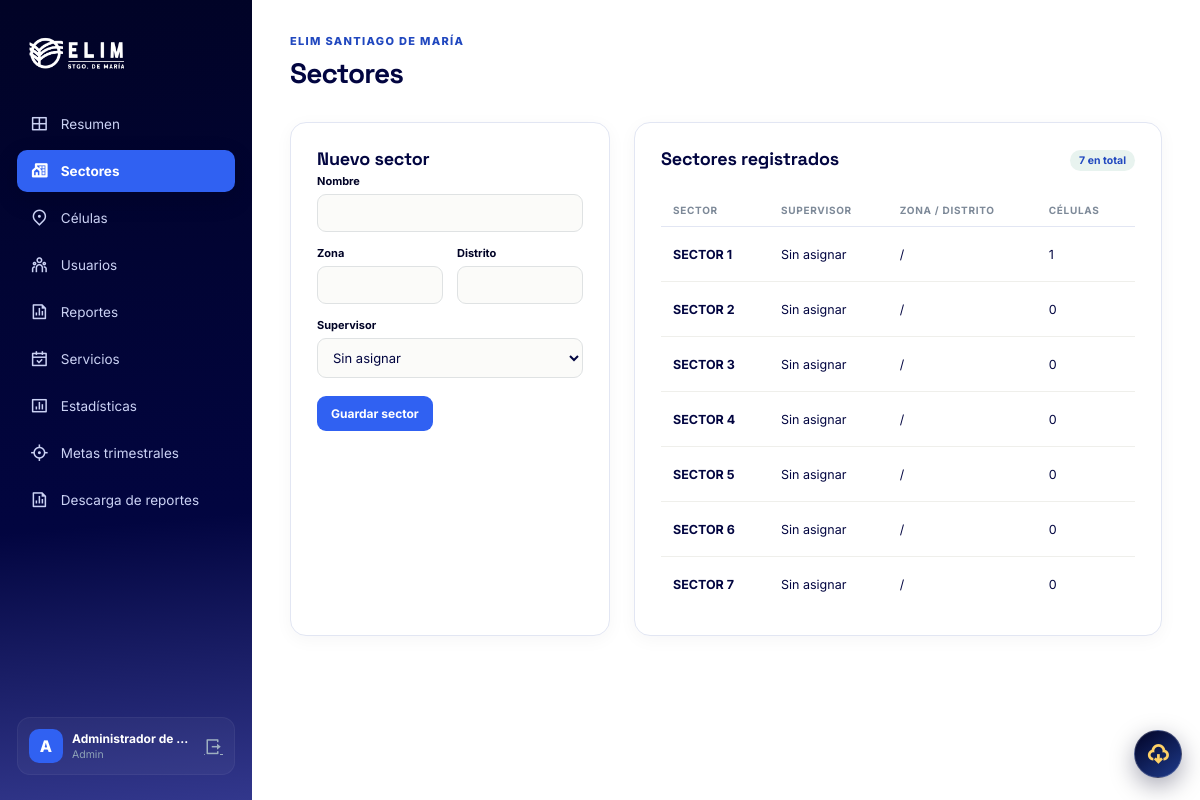
The app's page /admin/sectores.php (signed in) with its own data.
### tables this page shows
CREATE TABLE sectores (
    id INT UNSIGNED AUTO_INCREMENT PRIMARY KEY,
    nombre VARCHAR(100) NOT NULL,
    zona VARCHAR(20) NULL,
    distrito VARCHAR(20) NULL,
    supervisor_id INT UNSIGNED NULL,
    activo TINYINT(1) NOT NULL DEFAULT 1,
    creado_en TIMESTAMP NOT NULL DEFAULT CURRENT_TIMESTAMP,
    UNIQUE KEY uq_sector_nombre (nombre),
    UNIQUE KEY uq_sector_supervisor (supervisor_id),
    CONSTRAINT chk_sector_activo CHECK (activo IN (0, 1))
);

### admin/_bootstrap.php (called while the page is built, shortened)
<?php
require_once __DIR__ . "/../includes/auth.php";
require_once __DIR__ . "/../includes/funciones.php";
function abrirPaginaAdmin(
    string $seccion,
    string $titulo
): void {
    $actual = $seccion;
    require __DIR__ . "/../components/head.php";
    require __DIR__ . "/../components/sidebar.php";
    require __DIR__ . "/../components/top.php";
}
function cerrarPaginaAdmin(array $scripts = []): void
{
    require __DIR__ . "/../components/foot.php";
}

### includes/auth.php (called while the page is built, shortened)
<?php
function urlApp(string $ruta = ''): string
{
    static $base = null;
    if ($base === null) {
        $script = str_replace('\\', '/', $_SERVER['SCRIPT_NAME'] ?? '');
        $base = dirname($script);
        foreach (['/admin', '/lider', '/supervisor'] as $seccion) {
            if (str_ends_with($base, $seccion)) {
                $base = substr($base, 0, -strlen($seccion));
                break;
            }
        }
        $base = rtrim($base, '/');
    }
    return ($base === '' ? '' : $base) . '/' . ltrim($ruta, '/');
}

### includes/funciones.php (called while the page is built, shortened)
<?php
function e(mixed $valor): string
{
    return htmlspecialchars((string) $valor, ENT_QUOTES, "UTF-8");
}

### admin/sectores.php (the view, shortened to what this page needs)
<?php
require_once __DIR__ . "/_bootstrap.php";
$sectorEditado = null;
$sectores = $conexion
    ->query(
        'SELECT
        s.*,
        u.nombre_completo AS supervisor,
        (
            SELECT COUNT(*)
            FROM celulas c
            WHERE c.sector_id = s.id AND c.activo = 1
        ) AS total_celulas
     FROM sectores s
     LEFT JOIN usuarios u ON u.id = s.supervisor_id
     ORDER BY s.nombre',
    )
    ->fetchAll();
abrirPaginaAdmin(
    "sectores",
    "Sectores"
);
?>
<div class="section-split">
    <section class="card card-flush">
        <h3><?= $sectorEditado ? "Editar sector" : "Nuevo sector" ?></h3>
        <form method="post">
            <label for="nombre">Nombre</label>
            <input
                id="nombre"
                name="nombre"
                required
                value="<?= e($sectorEditado["nombre"] ?? "") ?>"
            >
            <div class="form-grid form-spaced">
                <div>
                    <label for="zona">Zona</label>
                    <input id="zona" name="zona" value="<?= e(
                        $sectorEditado["zona"] ?? "",
                    ) ?>">
                </div>
                <div>
                    <label for="distrito">Distrito</label>
                    <input
                        id="distrito"
                        name="distrito"
                        value="<?= e($sectorEditado["distrito"] ?? "") ?>"
                    >
                </div>
                <div class="full">
                    <label for="supervisor_id">Supervisor</label>
                    <select id="supervisor_id" name="supervisor_id">
                        <option value="">Sin asignar</option>
                    </select>
                </div>
            </div>
            <div class="form-actions">
                <button class="btn btn-gold" type="submit">Guardar sector</button>
            </div>
        </form>
    </section>
    <section class="card card-flush">
        <div class="card-head">
            <h3>Sectores registrados</h3>
            <span class="badge ok"><?= count($sectores) ?> en total</span>
        </div>
        <div class="table-wrap">
            <table>
                <thead>
                    <tr>
                        <th>Sector</th>
                        <th>Supervisor</th>
                        <th>Zona / distrito</th>
                        <th>Células</th>
                        <th>Estado</th>
                    </tr>
                </thead>
                <tbody>
                    <?php foreach ($sectores as $sector): ?>
                        <tr>
                            <td><strong><?= e(
                                $sector["nombre"],
                            ) ?></strong></td>
                            <td><?= e(
                                $sector["supervisor"] ?? "Sin asignar",
                            ) ?></td>
                            <td><?= e($sector["zona"]) ?> / <?= e(
 ) ?></td>
                            <td><?= $sector["total_celulas"] ?></td>
                            <td>
                            </td>
                        </tr>
                    <?php endforeach; ?>
                </tbody>
            </table>
        </div>
    </section>
</div>
<?php cerrarPaginaAdmin(); ?>

### components/head.php (shortened to what this page needs)
<?php
$titulo = $titulo ?? "ELIM SDM"; ?>
<!doctype html>
<html lang="es">
<head>
    <link
        href="https://cdn.jsdelivr.net/npm/remixicon@4.5.0/fonts/remixicon.css"
        rel="stylesheet"
    >
    <link
        rel="stylesheet"
        href="<?= e(urlApp('css/app.css')) ?>?v=<?= filemtime(__DIR__ . '/../css/app.css') ?>"
    >
</head>
<body>
<div class="app-shell">

### components/sidebar.php (shortened to what this page needs)
<?php
$rol = $_SESSION["rol"];
$actual = $actual ?? "resumen";
$menus = [
    "admin" => [
        "resumen" => ["ri-layout-grid-line", "Resumen", "admin-inicio.php"],
        "sectores" => ["ri-community-line", "Sectores", "sectores.php"],
        "celulas" => ["ri-map-pin-2-line", "Células", "celulas.php"],
        "usuarios" => ["ri-team-line", "Usuarios", "usuarios.php"],
        "reportes" => ["ri-file-chart-line", "Reportes", "reportes.php"],
        "servicios" => [
            "ri-calendar-check-line",
            "Servicios",
            "servicios.php",
        ],
        "estadisticas" => [
            "ri-bar-chart-box-line",
            "Estadísticas",
            "estadisticas.php",
        ],
        "metas" => ["ri-focus-3-line", "Metas trimestrales", "metas.php"],
        "exportar" => [
            "ri-file-chart-line",
            "Descarga de reportes",
            "exportar-reportes.php",
        ],
    ],
    "supervisor" => [
        "resumen" => [
            "ri-layout-grid-line",
            "Resumen",
            "sup-inicio.php?vista=resumen",
        ],
        "celulas" => [
            "ri-community-line",
            "Mis células",
            "sup-inicio.php?vista=celulas",
        ],
        "reporte" => [
            "ri-file-edit-line",
            "Reporte del sector",
            "sup-inicio.php?vista=reporte",
        ],
        "historial" => [
            "ri-history-line",
            "Reportes enviados",
            "sup-inicio.php?vista=historial",
        ],
    ],
    "lider" => [
        "resumen" => [
            "ri-layout-grid-line",
            "Resumen",
            "lider-inicio.php?vista=resumen",
        ],
        "miembros" => [
            "ri-team-line",
            "Miembros",
            "lider-inicio.php?vista=miembros",
        ],
        "reporte" => [
            "ri-file-edit-line",
            "Enviar reporte",
            "lider-inicio.php?vista=reporte",
        ],
        "historial" => [
            "ri-history-line",
            "Mis reportes",
            "lider-inicio.php?vista=historial",
        ],
    ],
];
?>
<aside class="sidebar" id="sidebar">
    <a class="brand" href="<?= e(urlApp('index.php')) ?>">
        <img src="<?= e(urlApp('img/logoClaro.png')) ?>" alt="ELIM SDM"/>
    </a>
    <nav class="side-nav">
        <?php foreach ($menus[$rol] as $clave => [$icono, $texto, $ruta]): ?>
            <a class="<?= $actual === $clave ? "active" : "" ?>" href="<?= e(
    $ruta,
) ?>">
                <i class="<?= e($icono) ?>"></i>
                <span><?= e($texto) ?></span>
            </a>
        <?php endforeach; ?>
    </nav>
    <div class="side-user">
        <div class="avatar"><?= e(
            strtoupper(substr($_SESSION["nombre"], 0, 1)),
        ) ?></div>
        <div class="user-copy">
            <strong><?= e($_SESSION["nombre"]) ?></strong>
            <span><?= e(ucfirst($rol)) ?></span>
        </div>
        <a class="logout" href="<?= e(urlApp('logout.php')) ?>" title="Cerrar sesión">
            <i class="ri-logout-box-r-line"></i>
        </a>
    </div>
</aside>

### components/top.php (shortened to what this page needs)
<main class="main">
    <header class="topbar">
        <div>
            <div class="eyebrow">Elim Santiago de María</div>
            <h1 class="page-title"><?= e($titulo) ?></h1>
        </div>
    </header>

### components/foot.php (shortened to what this page needs)
</main>
</div>
</body>
</html>

### css/app.css (style rules this page uses)
:root { --night: #010326; --night-2: #020540; --navy: #010326; --blue: #3061f2; --gold: #3061f2; --gold-soft: #edf2ff; --ivory: #ffffff; --white: #fff; --ink: #020540; --muted: #69708f; --line: #e2e6f3; --green: #2148bf; --red: #b04a4a; --shadow: 0 14px 40px rgba(2, 5, 64, 0.09); }
* { box-sizing: border-box; }
html, body { max-width: 100%; overflow-x: hidden; }
body { margin: 0; background: var(--ivory); color: var(--ink); font-family: Inter, system-ui, sans-serif; }
.app-shell { min-height: 100vh; display: flex; }
.sidebar { position: fixed; inset: 0 auto 0 0; width: 252px; background: linear-gradient(175deg, #010326, #020540 65%, #32378c); padding: 25px 17px; display: flex; flex-direction: column; z-index: 1000; }
.brand { display: flex; flex-direction: column; align-items: flex-start; gap: 8px; padding: 10px 0px 30px; text-decoration: none; }
.brand img { width: 142px; height: auto; margin-left: -11px; }
.side-nav { display: flex; flex-direction: column; gap: 5px; flex: 1; }
.side-nav a { display: flex; gap: 12px; align-items: center; padding: 11px 13px; border-radius: 10px; color: #cbd2f4; text-decoration: none; font-size: 13.5px; transition: 0.18s; }
.side-nav a i { font-size: 18px; }
.side-nav a.active { background: var(--gold); color: #ffffff; font-weight: 700; box-shadow: 0 8px 24px #0002; }
.side-user { display: flex; align-items: center; gap: 9px; background: #ffffff0a; border: 1px solid #ffffff0d; padding: 11px; border-radius: 13px; }
.avatar { width: 34px; height: 34px; border-radius: 10px; background: var(--gold); display: grid; place-items: center; font-weight: 800; color: #ffffff; }
.user-copy { min-width: 0; display: flex; flex-direction: column; flex: 1; }
.user-copy strong { color: white; font-size: 12px; white-space: nowrap; overflow: hidden; text-overflow: ellipsis; }
.user-copy span { color: #8fa4b7; font-size: 10.5px; margin-top: 2px; }
.logout { color: #9eb0c0; font-size: 18px; }
.main { margin-left: 252px; width: calc(100% - 252px); padding: 34px 38px 70px; max-width: 1450px; }
.topbar { display: flex; align-items: flex-start; justify-content: space-between; margin-bottom: 25px; }
.eyebrow { color: var(--green); font-size: 11px; font-weight: 800; letter-spacing: 0.12em; text-transform: uppercase; margin-bottom: 7px; }
.page-title { font-family: "Space Grotesk", sans-serif; font-size: 28px; letter-spacing: -0.03em; margin: 0; }
.grid-5 > *, .grid-4 > *, .grid-3 > *, .grid-2 > *, .section-split > * { margin-top: 0 !important; margin-bottom: 0 !important; }
.stat, .card { background: var(--white); border: 1px solid var(--line); border-radius: 16px; box-shadow: 0 4px 18px rgba(16, 36, 62, 0.04); }
.card { padding: 24px 26px; margin-top: 0; margin-bottom: 24px; }
.card-head { display: flex; align-items: center; justify-content: space-between; gap: 16px; margin-bottom: 20px; }
.card h3 { font-family: "Space Grotesk", sans-serif; font-size: 18px; margin: 0; padding: 0 0 4px 0; letter-spacing: -0.01em; }
.table-wrap { overflow: auto; }
table { width: 100%; border-collapse: collapse; min-width: 760px; }
th { text-align: left; color: #7d8998; font-size: 10px; text-transform: uppercase; letter-spacing: 0.07em; padding: 10px 12px; border-bottom: 1px solid var(--line); }
td { font-size: 12.5px; padding: 13px 12px; border-bottom: 1px solid #efefeb; vertical-align: middle; }
tr:last-child td { border-bottom: 0; }
.badge { display: inline-flex; padding: 4px 9px; border-radius: 100px; font-size: 10.5px; font-weight: 700; }
.badge.ok { color: var(--green); background: #e8f3ef; }
.btn { border: 0; border-radius: 9px; padding: 10px 14px; font: 700 12px Inter; cursor: pointer; text-decoration: none; display: inline-flex; align-items: center; justify-content: center; gap: 7px; }
.btn-gold { background: var(--gold); color: #ffffff; }
.form-grid { display: grid; grid-template-columns: repeat(2, 1fr); gap: 14px; }
.form-grid .full { grid-column: 1/-1; }
label { display: block; font-size: 11px; font-weight: 700; color: var(--night); margin-bottom: 6px; }
input, select, textarea { width: 100%; border: 1.5px solid #dfe2e3; background: #fbfbf9; border-radius: 9px; padding: 10px 11px; font: 13px Inter; color: var(--ink); }
.form-actions { display: flex; gap: 9px; margin-top: 18px; }
.section-split { display: grid; grid-template-columns: minmax(320px, 0.75fr) minmax(0, 1.5fr); gap: 24px; margin-top: 0; margin-bottom: 26px; }
.card-flush { margin-top: 0; margin-bottom: 24px; }
.form-spaced { margin-top: 14px; }

### records on screen
sectores: nombre "SECTOR 1", supervisor "Sin asignar", total_celulas "1"
sectores: nombre "SECTOR 2", supervisor "Sin asignar", total_celulas "0"
sectores: nombre "SECTOR 3", supervisor "Sin asignar", total_celulas "0"
sectores: nombre "SECTOR 4", supervisor "Sin asignar", total_celulas "0"
sectores: nombre "SECTOR 5", supervisor "Sin asignar", total_celulas "0"
sectores: nombre "SECTOR 6", supervisor "Sin asignar", total_celulas "0"
sectores: nombre "SECTOR 7", supervisor "Sin asignar", total_celulas "0"

### other values on screen
$texto "Resumen"
$texto "Sectores"
$texto "Células"
$texto "Usuarios"
$texto "Reportes"
$texto "Servicios"
$texto "Estadísticas"
$texto "Metas trimestrales"
$texto "Descarga de reportes"
substr($_SESSION["nombre"], 0, 1) "A"
$_SESSION["nombre"] "Administrador de…"
$rol "Admin"
$titulo "Sectores"
count($sectores) "7"
